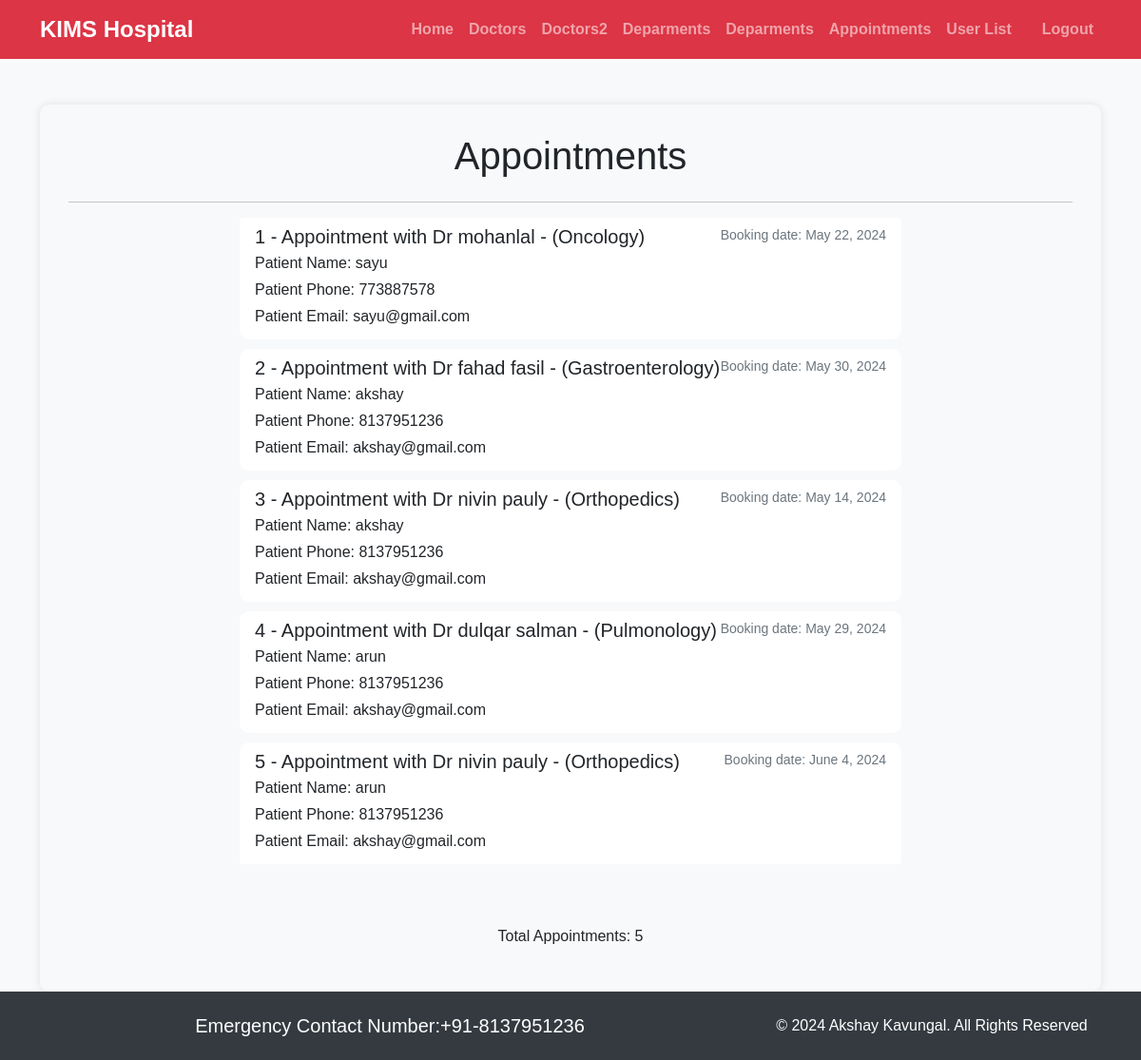
The page /booking_list/ on the database its author committed.
### customer/models.py (models this page shows, shortened)
class Booking(models.Model):
    user=models.ForeignKey(User, on_delete=models.CASCADE)
    p_name =models.CharField(max_length=100)
    p_phone =models.CharField(max_length=100)
    p_email =models.EmailField()
    doc_name =models.ForeignKey(Doctors, on_delete=models.CASCADE)
    booking_date = models.DateField()
    booked_on =models.DateField(auto_now=True)

class Doctors(models.Model):
    doc_name =models.CharField(max_length=100)
    doc_spec =models.CharField(max_length=100)
    dep_name =models.ForeignKey(Departments, on_delete=models.CASCADE)
    dep_image = models.ImageField(upload_to='doctors')
    def __str__(self):
        return 'Dr ' + self.doc_name + ' - (' + self.doc_spec + ')'

### admin1/views.py (the view)
# urls.py: path('booking_list/', views.booking_list, name='booking_list'),
def booking_list(request):
    booking=Booking.objects.all()
    return render(request,'admin/booking_list.html',{'booking':booking})

### templates/admin/booking_list.html (shortened to what this page needs)
{% extends 'admin/base.html' %}
{% block content %}
<div class="container profile-container">
    <h1 class="text-center mb-4">Appointments</h1>
    <hr>
    <div class="row justify-content-center">
        <div class="col-md-8">
            <div class="list-group">
                {% for list in booking %}
                <div class="list-group-item list-group-item-action">
                    <div class="d-flex w-100 justify-content-between">
                        <h5 class="mb-1">{{ forloop.counter }} - Appointment with {{ list.doc_name }}</h5>
                        <small>Booking date: {{ list.booking_date }}</small>
                    </div>
                    <p class="mb-1">Patient Name: {{ list.p_name }}</p>
                    <p class="mb-1">Patient Phone: {{ list.p_phone }}</p>
                    <p class="mb-1">Patient Email: {{ list.p_email }}</p>
                </div>
                {% empty %}
                <div class="list-group-item">
                    No appointments yet.
                </div>
                {% endfor %}
            </div>
        </div>
    </div>
    <div class="text-center mt-4">
        <p>Total Appointments: {{ booking|length }}</p>
    </div>
</div>
{% endblock %}

### static/css/profile.css (style rules this page uses)
.profile-container { background-color: #f8f9fa; padding: 30px; border-radius: 10px; box-shadow: 0 0 10px rgba(0, 0, 0, 0.1); margin: 0 auto; }

### static/css/appo_list.css (style rules this page uses)
.list-group { margin-bottom: 30px; }
.list-group-item { border: none; border-radius: 10px; margin-bottom: 10px; }
.list-group-item h5 { margin-bottom: 5px; }
.list-group-item small { color: #6c757d; }
.list-group-item p { margin-bottom: 5px; }

### templates/admin/base.html (style rules this page uses)
body { background-color: #f8f9fa; font-family: Arial, sans-serif; display: flex; flex-direction: column; min-height: 100vh; }

### rows shown on the page
Booking: doc_name "Dr mohanlal - (Oncology)", booking_date "May 22, 2024", p_name "sayu", p_phone "773887578", p_email "sayu@gmail.com"
Booking: doc_name "Dr fahad fasil - (Gastroenterology)", booking_date "May 30, 2024", p_name "akshay", p_phone "8137951236", p_email "akshay@gmail.com"
Booking: doc_name "Dr nivin pauly - (Orthopedics)", booking_date "May 14, 2024", p_name "akshay", p_phone "8137951236", p_email "akshay@gmail.com"
Booking: doc_name "Dr dulqar salman - (Pulmonology)", booking_date "May 29, 2024", p_name "arun", p_phone "8137951236", p_email "akshay@gmail.com"
Booking: doc_name "Dr nivin pauly - (Orthopedics)", booking_date "June 4, 2024", p_name "arun", p_phone "8137951236", p_email "akshay@gmail.com"

### other values the page prints
{{ booking|length }} "5"
